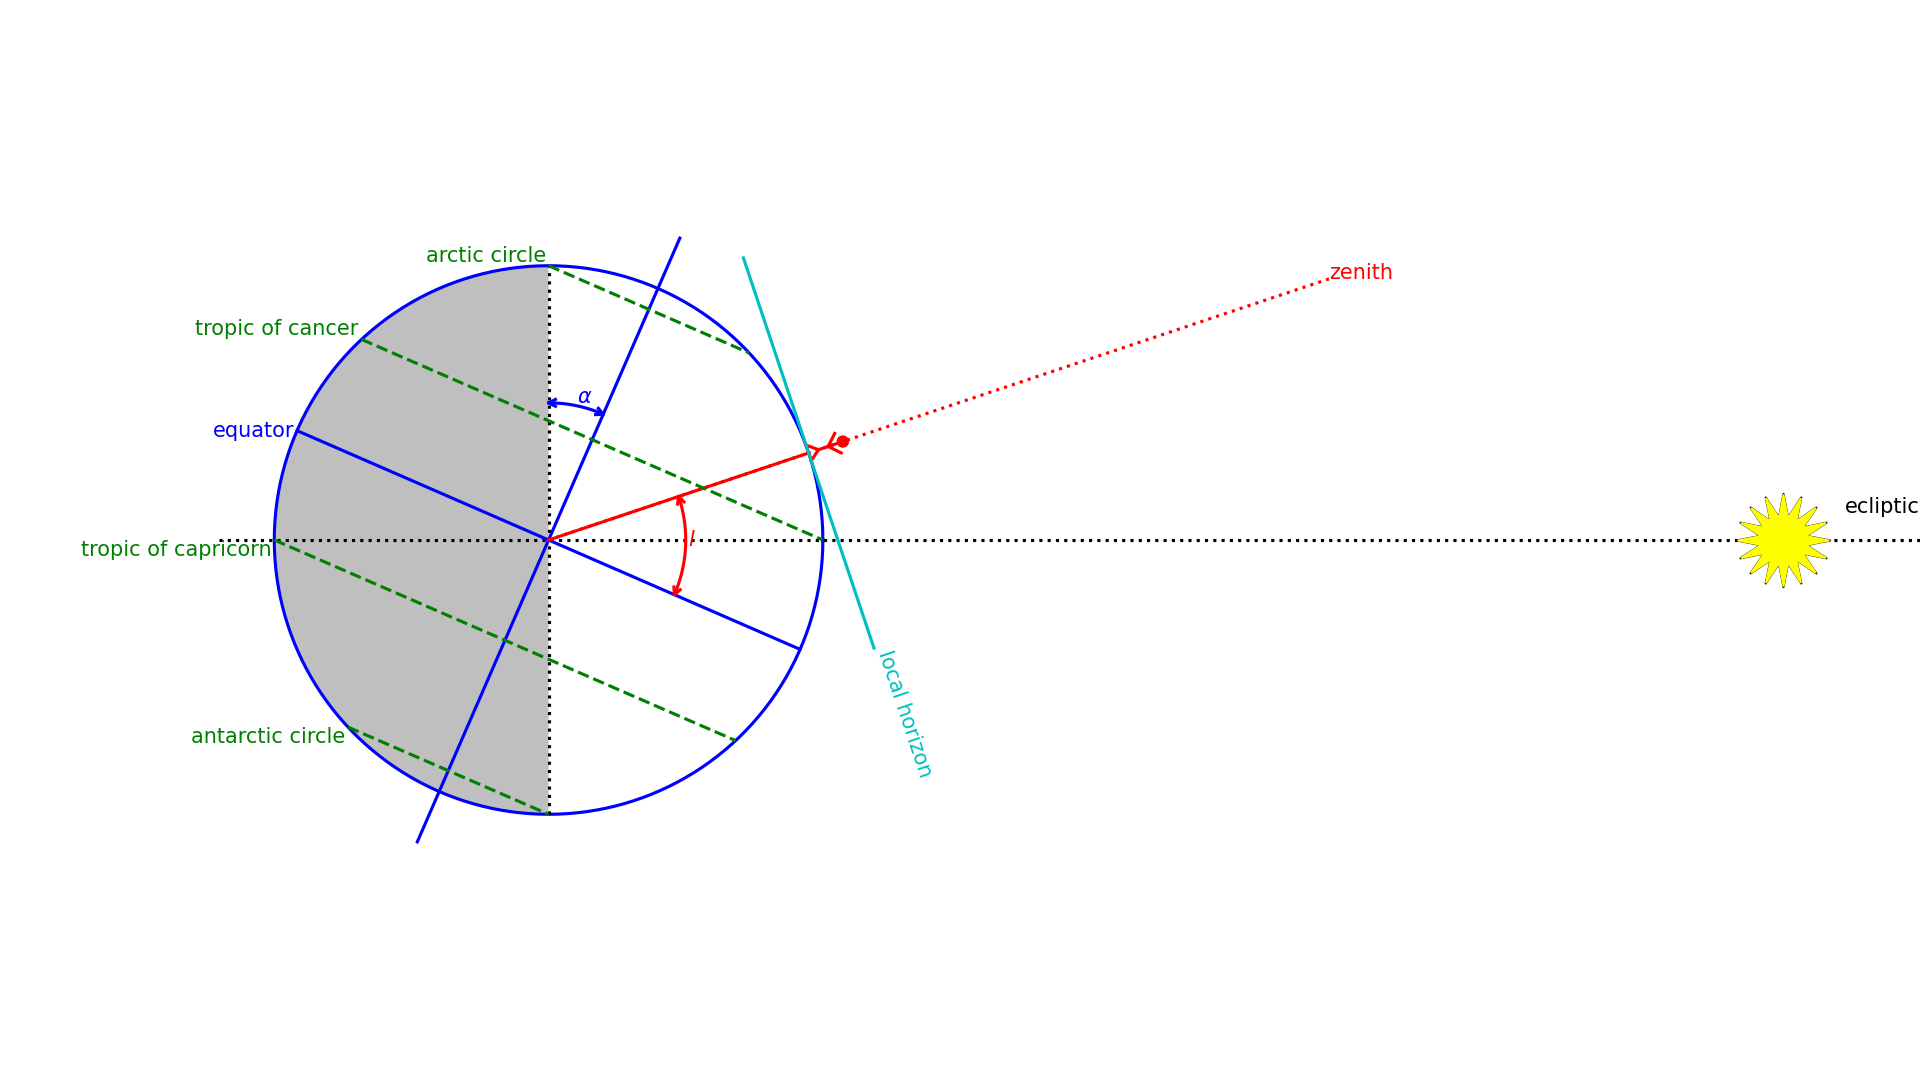

This figure's Python source:
#!/usr/bin/env python

import anim_solvers.stick_figure as sf
import anim_solvers.myarrows as arrow
import numpy as np
import matplotlib.pylab as plt

class Earth(object):
    """ draw Earth and add embelishments to
        illustrate basic concepts """

    def __init__(self, latitude=40, axial_tilt=-23.5):

        self.lat = latitude

        # note that angles are measured counterclockwise from the +x
        # axis.  making it negative gives us the summer solstice
        self.tilt = axial_tilt

        # scalings for the person and earth
        self.L = 1.5
        self.R = 10

        # location of Earth
        self.x0 = 0.0
        self.y0 = 0.0

    def draw_earth(self, show_day_night=False):

        # draw a circle
        theta = np.radians(np.arange(0,361))
        plt.plot(self.x0 + self.R*np.cos(theta),
                 self.y0 + self.R*np.sin(theta), c="b")


        if show_day_night:
            theta_half = np.radians(np.arange(90,271))
            plt.fill(list(self.x0 + self.R*np.cos(theta_half)) +
                     [self.x0 +self.R*np.cos(theta_half[0])],
                     list(self.y0 + self.R*np.sin(theta_half)) +
                     [self.y0 +self.R*np.sin(theta_half[0])], "0.75",
                     zorder=-1)


    def draw_ecliptic(self):

        L = 5.0

        plt.plot([self.x0 -1.2*self.R, self.x0 + L*self.R],
                 [self.y0, self.y0], ls=":", color="k")

        plt.plot([self.x0, self.x0],
                 [self.y0-self.R, self.y0+self.R], ls=":", color="k")

        plt.text(self.x0 + L*self.R, self.y0 + 0.1*self.R,
                 "ecliptic", horizontalalignment="right")


    def draw_rot_axis(self):

        overhang = 1.2

        ps = (self.x0, self.y0 - overhang*self.R)
        pe = (self.x0, self.y0 + overhang*self.R)

        ts = sf._rotate(ps, (self.x0, self.y0), np.radians(self.tilt))
        te = sf._rotate(pe, (self.x0, self.y0), np.radians(self.tilt))

        plt.plot([ts[0], te[0]], [ts[1], te[1]], color="b")


        a = arrow.ArcArrow((0, 0), 0.5*self.R, 
                           theta_start=90+self.tilt, theta_end=90.0)
        a.draw(color="b")

        mid = 0.5*(90 + self.tilt + 90)
        plt.text(0.51*self.R*np.cos(np.radians(mid)),
                 0.51*self.R*np.sin(np.radians(mid)), 
                 r"$\alpha$", color="b", horizontalalignment="left")


    def draw_parallel(self, l, color="k", ls="-", label=None):
        """ draw a line of latitude """

        # working in Earth coordinates
        # find the (x, y) of the parallel start and end
        xs = self.x0 - self.R*np.cos(np.radians(l))
        ys = self.y0 + self.R*np.sin(np.radians(l))
        
        xe = self.x0 + self.R*np.cos(np.radians(l))
        ye = self.y0 + self.R*np.sin(np.radians(l))
        

        # since we are tilted, the actual angle in the drawing
        # (from +x) is l + tilt
        angle = self.tilt

        # transform the points into the rotated frame
        ts = sf._rotate((xs, ys), (self.x0, self.y0), np.radians(angle))
        te = sf._rotate((xe, ye), (self.x0, self.y0), np.radians(angle))

        plt.plot([ts[0], te[0]], [ts[1], te[1]], color=color, ls=ls)

        if label is not None:
            if l > 0:
                va = "bottom"
            elif l == 0:
                va = "center"
            else:
                va = "top"

            plt.text(ts[0]-0.01*self.R, ts[1], label, 
                     horizontalalignment="right", verticalalignment=va, color=color)

    def draw_equator(self):
        self.draw_parallel(0, color="b", label="equator")

    def draw_tropics(self):
        self.draw_parallel(np.abs(self.tilt), color="g", ls="--", label="tropic of cancer")
        self.draw_parallel(-np.abs(self.tilt), color="g", ls="--", label="tropic of capricorn")

    def draw_arctic_circles(self):
        self.draw_parallel(90-np.abs(self.tilt), color="g", ls="--", label="arctic circle")
        self.draw_parallel(-90+np.abs(self.tilt), color="g", ls="--", label="antarctic circle")


    def draw_my_latitude(self):

        angle = self.lat + self.tilt

        center = ( (self.R + 0.5*self.L)*np.cos(np.radians(angle)),
                   (self.R + 0.5*self.L)*np.sin(np.radians(angle)) )
        sf.draw_person(center, self.L, np.radians(angle - 90), color="r")


        zenith = 3.0*self.R
        plt.plot([0.0, zenith*np.cos(np.radians(angle))],
                 [0.0, zenith*np.sin(np.radians(angle))], color="r", ls=":")
        plt.text(zenith*np.cos(np.radians(angle)),
                 zenith*np.sin(np.radians(angle)), "zenith", color="r",
                 horizontalalignment="left")

        equator = 0 + self.tilt

        a = arrow.ArcArrow((0, 0), 0.5*self.R, theta_start=equator, theta_end=angle)
        a.draw(color="r")

        mid = 0.5*(equator + angle)
        plt.text(0.51*self.R*np.cos(np.radians(mid)),
                 0.51*self.R*np.sin(np.radians(mid)), r"$l$", color="r", horizontalalignment="left")


    def draw_horizon(self):
        angle = self.tilt + self.lat

        sc = ( self.x0 + self.R*np.cos(np.radians(angle)),
               self.y0 + self.R*np.sin(np.radians(angle)) )

        ps = (-0.75*self.R, 0)
        pe = (0.75*self.R, 0)

        ts = sf._rotate(ps, (0, 0), np.radians(90+angle))
        te = sf._rotate(pe, (0, 0), np.radians(90+angle))

        plt.plot([sc[0]+ts[0], sc[0]+te[0]], [sc[1]+ts[1], sc[1]+te[1]], color="c")
        plt.text(sc[0]+ts[0], sc[1]+ts[1], "local horizon", 
                 horizontalalignment="left",
                 verticalalignment="top",
                 rotation=270+angle, color="c")             


    def draw_zenith(self):
        pass



def doit():

    e = Earth(latitude=42)

    e.draw_earth(show_day_night=True)
    e.draw_ecliptic()
    e.draw_rot_axis()
    e.draw_equator()
    e.draw_tropics()
    e.draw_arctic_circles()
    e.draw_my_latitude()
    e.draw_horizon()

    plt.axis("off")

    ax = plt.gca()
    ax.set_aspect("equal", "datalim")

    f = plt.gcf()
    f.set_size_inches(12.8, 7.2)

    plt.tight_layout()
    plt.savefig("earth_diagram.png")



if __name__ == "__main__":
    doit()
